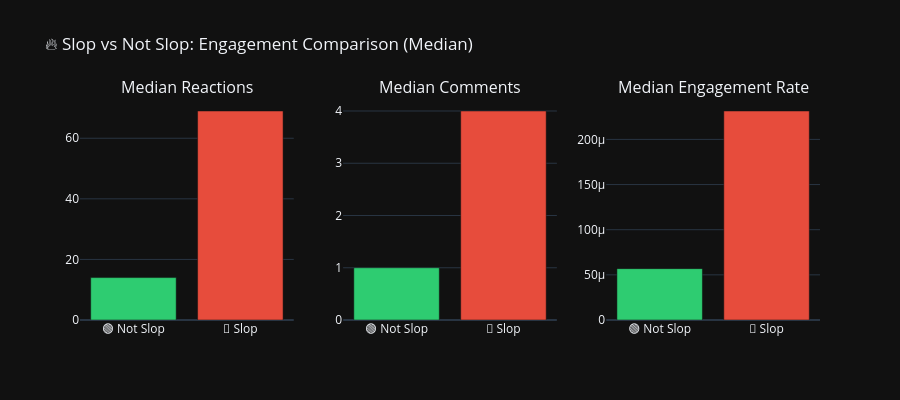

Notebook cell for this chart:
### Code cell
# -------------------------------------------------------
# 5.2 Do Slop Posts Get MORE Reactions? (The Core Question)
# -------------------------------------------------------
slop_vs_real = df.groupby('is_slop')[['reactions', 'comments', 'engagement_rate']].median().reset_index()
slop_vs_real['Label'] = slop_vs_real['is_slop'].map({0: '🟢 Not Slop', 1: '🔴 Slop'})

fig = make_subplots(rows=1, cols=3,
    subplot_titles=['Median Reactions', 'Median Comments', 'Median Engagement Rate'])

colors = ['#2ecc71', '#e74c3c']
for i, metric in enumerate(['reactions', 'comments', 'engagement_rate']):
    fig.add_trace(
        go.Bar(x=slop_vs_real['Label'], y=slop_vs_real[metric],
               marker_color=colors, showlegend=False),
        row=1, col=i+1
    )

fig.update_layout(title='🔥 Slop vs Not Slop: Engagement Comparison (Median)',
                  template='plotly_dark', height=400)
fig.show()

### Figure 1 — Plotly figure (JSON) as saved in the notebook; plotly's stock layout.template omitted (floating-point values rounded to 4 significant figures)
{"data": [{"marker": {"color": ["#2ecc71", "#e74c3c"]}, "showlegend": false, "type": "bar", "x": ["🟢 Not Slop", "🔴 Slop"], "xaxis": "x", "y": [14.0, 69.0], "yaxis": "y"}, {"marker": {"color": ["#2ecc71", "#e74c3c"]}, "showlegend": false, "type": "bar", "x": ["🟢 Not Slop", "🔴 Slop"], "xaxis": "x2", "y": [1.0, 4.0], "yaxis": "y2"}, {"marker": {"color": ["#2ecc71", "#e74c3c"]}, "showlegend": false, "type": "bar", "x": ["🟢 Not Slop", "🔴 Slop"], "xaxis": "x3", "y": [5.687e-05, 0.0002314], "yaxis": "y3"}], "layout": {"annotations": [{"font": {"size": 16}, "showarrow": false, "text": "Median Reactions", "x": 0.1444, "xanchor": "center", "xref": "paper", "y": 1, "yanchor": "bottom", "yref": "paper"}, {"font": {"size": 16}, "showarrow": false, "text": "Median Comments", "x": 0.5, "xanchor": "center", "xref": "paper", "y": 1, "yanchor": "bottom", "yref": "paper"}, {"font": {"size": 16}, "showarrow": false, "text": "Median Engagement Rate", "x": 0.8556, "xanchor": "center", "xref": "paper", "y": 1, "yanchor": "bottom", "yref": "paper"}], "height": 400, "title": {"text": "🔥 Slop vs Not Slop: Engagement Comparison (Median)"}, "xaxis": {"anchor": "y", "domain": [0, 0.2889]}, "xaxis2": {"anchor": "y2", "domain": [0.3556, 0.6444]}, "xaxis3": {"anchor": "y3", "domain": [0.7111, 1]}, "yaxis": {"anchor": "x", "domain": [0, 1]}, "yaxis2": {"anchor": "x2", "domain": [0, 1]}, "yaxis3": {"anchor": "x3", "domain": [0, 1]}}}
